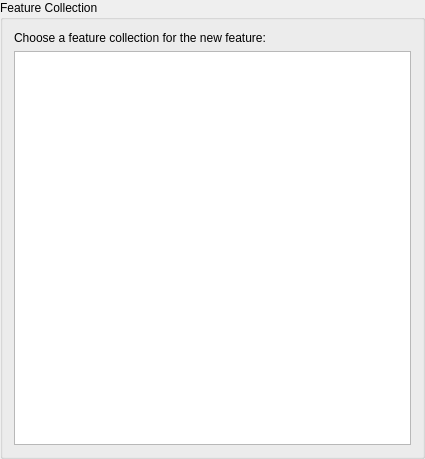
<?xml version="1.0" encoding="UTF-8"?>
<ui version="4.0">
 <class>ChooseFeatureCollectionWidget</class>
 <widget class="QGroupBox" name="ChooseFeatureCollectionWidget">
  <property name="geometry">
   <rect>
    <x>0</x>
    <y>0</y>
    <width>425</width>
    <height>459</height>
   </rect>
  </property>
  <property name="windowTitle">
   <string>Feature Collection</string>
  </property>
  <property name="title">
   <string>Feature Collection</string>
  </property>
  <layout class="QVBoxLayout">
   <item>
    <widget class="QLabel" name="label_help_text">
     <property name="text">
      <string>Choose a feature collection for the new feature:</string>
     </property>
     <property name="wordWrap">
      <bool>true</bool>
     </property>
    </widget>
   </item>
   <item>
    <widget class="QListWidget" name="listwidget_feature_collections"/>
   </item>
  </layout>
 </widget>
 <resources/>
 <connections/>
</ui>
